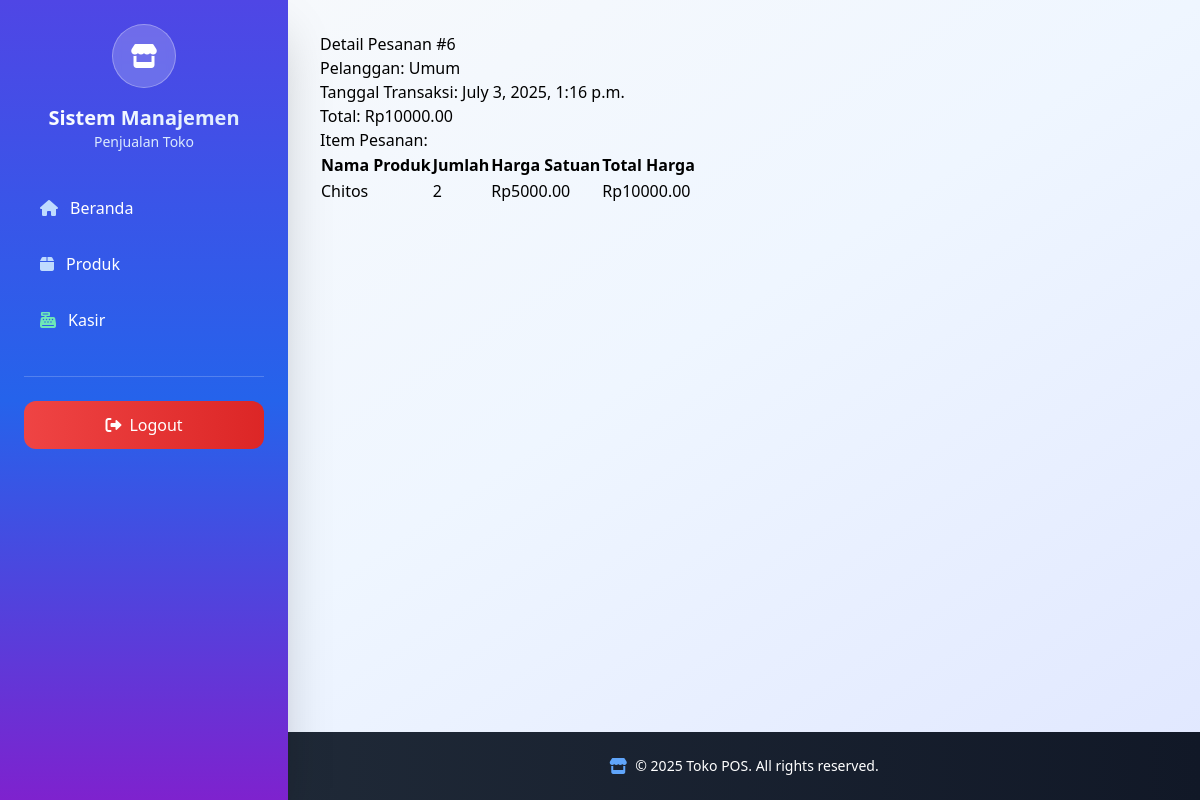
Before: /pesanan/6/ (signed in) with the older database file.
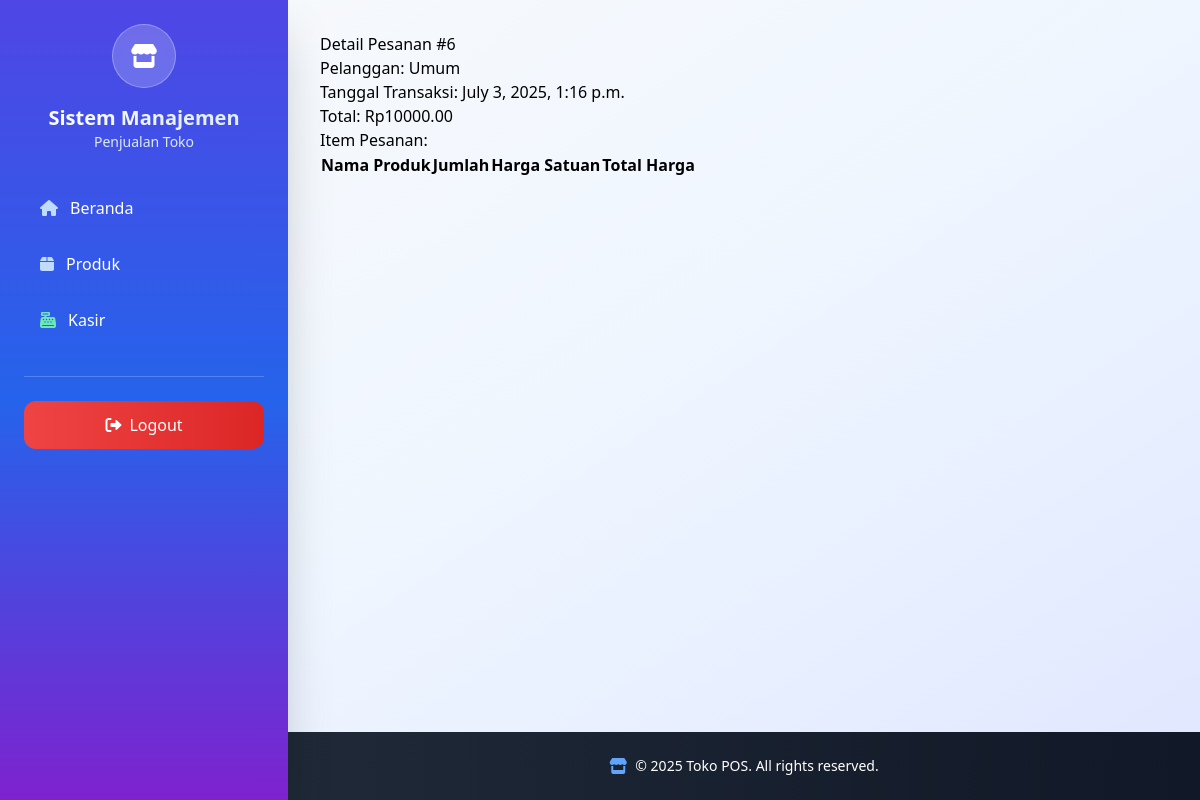
After: the same page with the newer database file.
### Toko/models.py (models this page shows, shortened)
class OrderItem(models.Model):
    order = models.ForeignKey(Order, on_delete=models.CASCADE, related_name='items', verbose_name=_("Pesanan"))
    product = models.ForeignKey(Product, on_delete=models.CASCADE, verbose_name=_("Produk"))
    quantity = models.PositiveIntegerField(verbose_name=_("Jumlah"))
    price = models.DecimalField(max_digits=10, decimal_places=2, verbose_name=_("Harga Satuan"))
    class Meta:
        verbose_name = _("Item Pesanan")
        verbose_name_plural = _("Item Pesanan")
    def get_total_price(self):
        return self.quantity * self.price

class Product(models.Model):
    name = models.CharField(max_length=255, verbose_name=_("Nama Produk"))
    barcode = models.CharField(max_length=100, blank=True, null=True, unique=True, verbose_name=_("Barcode"))  # Tambahkan ini
    description = models.TextField(verbose_name=_("Deskripsi"))
    price = models.DecimalField(max_digits=10, decimal_places=2, verbose_name=_("Harga Jual"))
    cost = models.DecimalField(max_digits=10, decimal_places=2, verbose_name=_("Harga Modal"), default=0)
    stock = models.PositiveIntegerField(verbose_name=_("Stok"))
    category = models.ForeignKey(Category, on_delete=models.CASCADE, related_name="products", verbose_name=_("Kategori"))
    supplier = models.ForeignKey(Supplier, on_delete=models.SET_NULL, null=True, blank=True, verbose_name=_("Supplier"))
    image = models.ImageField(upload_to='product_images/', blank=True, null=True, verbose_name=_("Gambar Produk"))
    qr_image = models.ImageField(upload_to='product_qr/', blank=True, null=True, verbose_name=_("QR Code"))
    class Meta:
        verbose_name = _("Produk")
        verbose_name_plural = _("Produk")

### Toko/views.py (the view)
# urls.py: path('pesanan/<int:pk>/', views.order_detail, name='order_detail'),
@login_required
def order_detail(request, pk):
    order = get_object_or_404(Order, pk=pk)  # Ambil pesanan berdasarkan ID
    return render(request, 'order_detail.html', {'order': order})

### Toko/templates/order_detail.html
{% extends "sidebar.html" %}
{% block content %}
  <h2>Detail Pesanan #{{ order.id }}</h2>
  <p>Pelanggan: {{ order.customer.user.get_full_name }}</p>
  <p>Tanggal Transaksi: {{ order.order_date }}</p>
  <p>Total: Rp{{ order.total }}</p>
  <h3>Item Pesanan:</h3>
  <table>
    <thead>
      <tr>
        <th>Nama Produk</th>
        <th>Jumlah</th>
        <th>Harga Satuan</th>
        <th>Total Harga</th>
      </tr>
    </thead>
    <tbody>
      {% for item in order.items.all %}
        <tr>
          <td>{{ item.product.name }}</td>
          <td>{{ item.quantity }}</td>
          <td>Rp{{ item.price }}</td>
          <td>Rp{{ item.get_total_price }}</td>
        </tr>
      {% endfor %}
    </tbody>
  </table>
{% endblock %}

Changed rows visible on the page:
removed OrderItem: product.name "Chitos", quantity "2", price "5000.00", get_total_price "10000.00"
